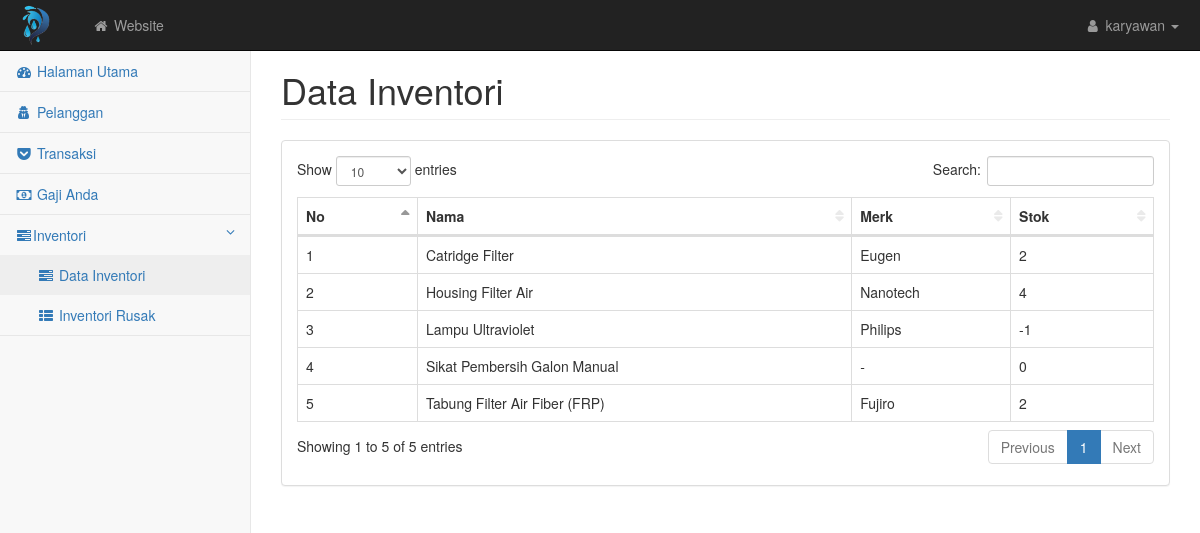
The app's page /nolag77/inventori.php, older data.
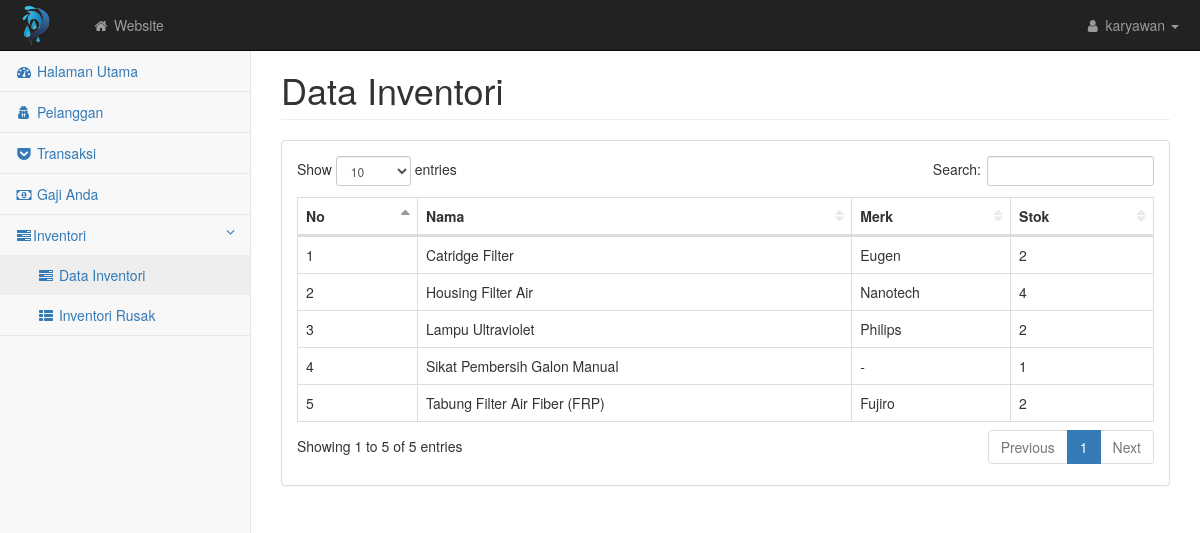
The same page, newer data.
### tables this page shows
CREATE TABLE `inventori` (
  `idinventori` int(2) NOT NULL,
  `namainven` varchar(50) NOT NULL,
  `merk` varchar(50) NOT NULL,
  `stok` int(3) NOT NULL
);

### nolag77/inventori.php (the view)
<?php require('atas.php') ?>
<div id="page-wrapper">
    <div class="container-fluid">
        <div class="row">
            <div class="col-lg-12">
                <h1 class="page-header">Data Inventori</h1>
            </div>
        </div>
        <div class="row">
            <div class="col-lg-12">
                <div class="panel panel-default">
                    <div class="panel-body">
                        <div class="table-responsive">
                            <table class="table table-bordered table-hover" id="dataTables-example">
                                <thead class="success">
                                    <tr>
                                        <th>No</th>
                                        <th>Nama</th>
                                        <th>Merk</th>
                                        <th>Stok</th>
                                    </tr>
                                </thead>
                                <tbody>
                                    <?php $no=1; $query = mysqli_query($kon, "SELECT * FROM inventori ORDER BY namainven ASC");
                                        while($data = mysqli_fetch_array($query)){ ?>
                                            <tr class="odd gradeX">
                                                    <td><?= $no++; ?></td>
                                                    <td><?= $data['namainven'] ?></td>
                                                    <td><?= $data['merk'] ?></td>
                                                    <td><?= $data['stok'] ?></td>
                                                </tr>
                                        <?php } ?>
                                </tbody>
                            </table>
                        </div>
                    </div>
                </div>
            </div>
        </div>
    </div>
</div>
    </div>
<?php require('bawah.php') ?>

Row changes from the older to the newer data that the page shows:
changed inventori "Lampu Ultraviolet": stok "-1" → "2"
changed inventori "Sikat Pembersih Galon Manual": stok "0" → "1"
